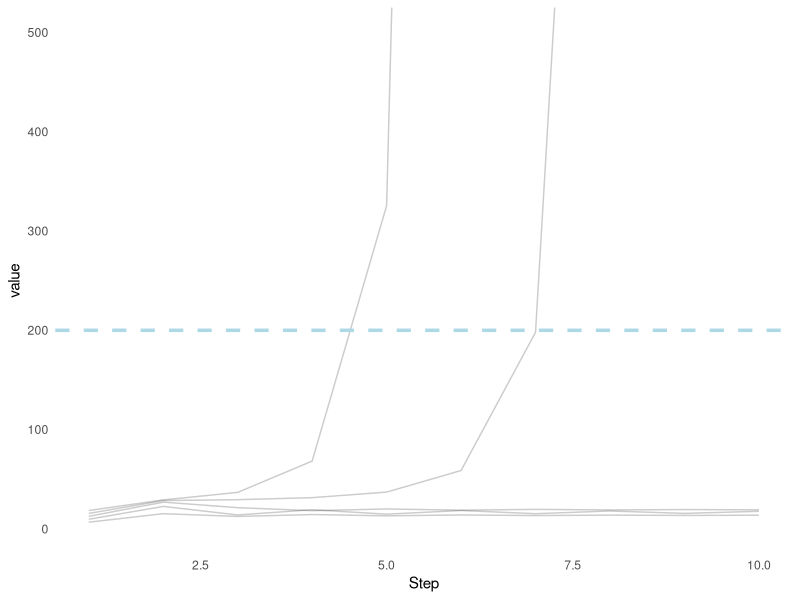
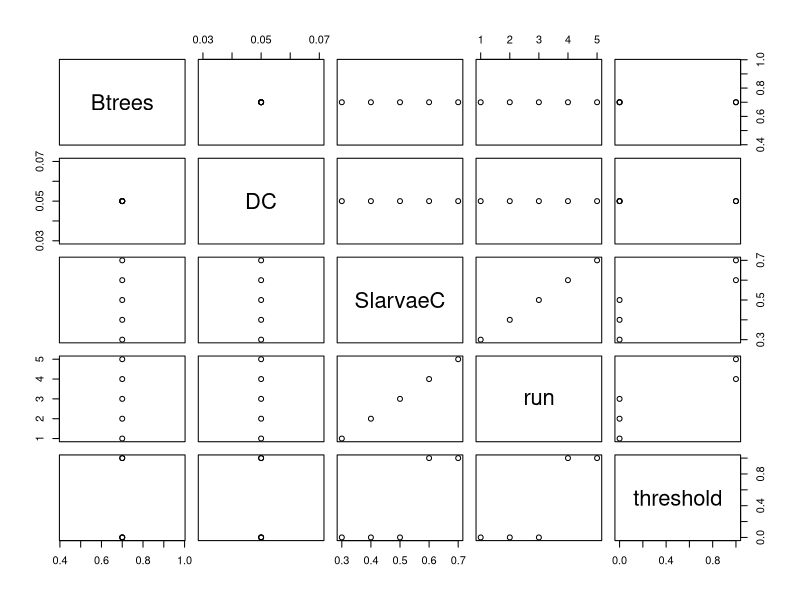
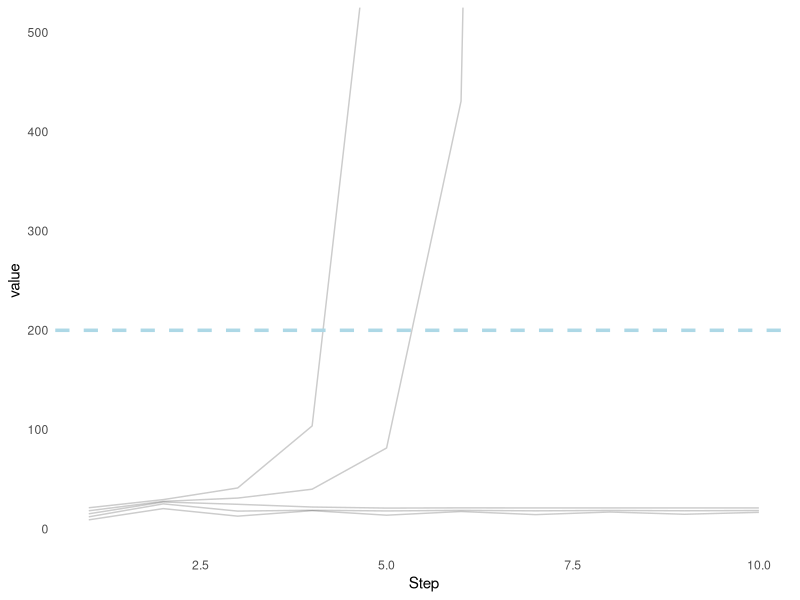
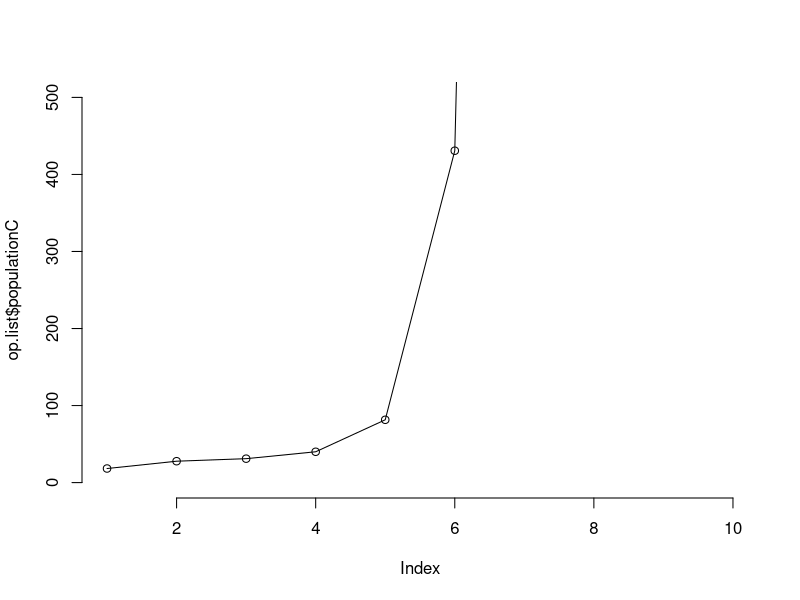

Here is the R script that generated these plots, in order:
###########################################################
#File name: Population_model_trial2.R                     #
#Population model for Neodiprion sertifer                 #
#Exploring how trait-mediated effects affects the dynamics#
###########################################################

library(ggplot2)

#ADD:
#Direct consumptive efffect - ok 

#Female choice

#Possibly add something on browsing intesity (100% - have data for survival, and for fecundity although low sample size)
#Would be interesting as surivival response seems to be linear whereas fecundity seem to be hump-shaped 

#What values in the control model are needed for outbreaks - put these in and see if slarvaeB and DC can mitigate outbreaks under these conditions

#Model function 
years=10 #set number of years (same as in function)

sawfly.model<-function(Btrees=0.5,
                       Ctrees=(1-Btrees),
                       SlarvaeC=0.6,
                       years=10,
                       DC=0.05){
  N<-2 #Initial population density (cocoons per m2)
  #SlarvaeB<-0.42 #Survival of larvae on browsed trees
  sexratio<-0.50 #Survival of larvae on control trees
  Bfec<-0 #Proportion of sawflies that fed on browsed trees as larvae in previous generation - have fecundity from browsed trees
  Cfec<-1
  FecundityB<-85 #Fecundity of females reared on browsed trees 
  FecundityC<-79 #Fecundity of females reared on control trees 
  Sbackground<-0.5 #Adult survival 
  Seggs<-0.9 #Egg survival
  SlarvaeB=(SlarvaeC-0.1)
  
  #Make population value and lamda value matrices
  population<-numeric(years)#Nt+1 matrix
  pop<-numeric(years)#Nt matrix
  lambda<-numeric(years) #Lambda matrix (Lambda=Nt+1/Nt)
  
  
  for(i in 1:years){
    pop[i]<-N #number of pupae at time t
    s.pupae<-1-(45*(N/(625+(N^2)))) #density dependent survival of pupae (based on Larsson et al 2000, Hanski 1987)
    N<-N*s.pupae #Basically number of adults at time t
    #N<-N*s.adult #adult survival (from Olofsson or other study?)
    #If we could incorporate female choice we should do it here
    
    N<-N*Sbackground #number of adults after effects of background survival (mortality of adults)
    
    
    NB.eggs<-N*Bfec*FecundityB*sexratio #Number of eggs laid by females with FecundityB
    NC.eggs<-N*Cfec*FecundityC*sexratio #Number of eggs laid by females with FecundityC
    
    N.eggs<-NB.eggs+NC.eggs #number of eggs
    NB<-N.eggs*Btrees #Number of eggs on browsed trees
    NC<-N.eggs*Ctrees #Number of eggs on control trees
    
    NB<-NB - DC*NB #Number of eggs on browsed trees after direct consumptive effects
    NC<-NC #No DC effects on control trees
    
    NB.larvae<-NB*Seggs #other survival effects on eggs (independent of browsing) --> nb of larvae
    NC.larvae<-NC*Seggs #other survival effects on eggs (independent of browsing) --> nb of larvae
    
    NB<-NB.larvae*SlarvaeB #survivl of larvae on browsed trees -> nb of cocoons produced from browsed trees
    NC<-NC.larvae*SlarvaeC #survival of larvae on control trees -> nb of cocoons produced from control trees
    
    
    N<-NB+NC #Number of pupae at t+1 
    
    
    #NBB<-N*Bfec*Btrees*Sbackground*sexratio*SlarvaeB*FecundityB-N*DC #on browsed trees with browsed fecundity, [add direct consumption]
    #NCB<-N*Bfec*Ctrees*Sbackground*sexratio*SlarvaeC*FecundityB #on control trees with browsed fecundity
    #NBC<-N*Cfec*Btrees*Sbackground*sexratio*SlarvaeB*FecundityC-N*DC #on browsed trees with control fecundity, [add direct consumption]
    #NCC<-N*Cfec*Ctrees*Sbackground*sexratio*SlarvaeC*FecundityC #on control trees with control fecundity 
    
    #N<-NBB+NCB+NBC+NCC #sum to obtain total population size
    #These needs to be fixed now (think that it's ok now):
    Bfec<-(NB)/N #the prop of individuals that have been reared on browsed trees 
    Cfec<-(NC)/N #the prop of individuals that have been reared on control trees 
    #Prop of induced trees (random), this can be varied to only be within a certain range or have a set value
    #Btrees<-runif(1,0,1) #Prop of trees getting browsed during winter, could be random or fixed 
    #Ctrees<-(1-Btrees)
    population[i]<-N
    lambda[i]<-(population[i]/pop[i])
    }
    output<-list("params" = c("Btrees"=Btrees,"DC"=DC,"SlarvaeC"=SlarvaeC),"population"=population,"population(t-1)"=pop,"lambda"=lambda)
    return(output)
}

sawfly.model()



# first, set up some ranges for a few parameters
Btrees <- seq (from=0.7, to=0.7, by=0.1)
DC <- seq(from=0.05, to=0.05, by=0.01)
SlarvaeC<-seq(from=0.3,to=0.7,by=0.1)

#difference between control and browsed survival from our experiment:
#10 "procentenheter". (47% vs 37%)
#What happens if we use the 'effect size' in the model SlarvaeB is 10% lower than SlarveC


# make a data.frame with every combination of those parameters
param.args <- expand.grid(Btrees = Btrees, DC=DC, SlarvaeC=SlarvaeC)


# using apply, iterate across every row and pass the row values as the arguments to the tmii.func
output.list <- apply(param.args,1,function(params)sawfly.model(Btrees=params[1],DC=params[2],SlarvaeC=params[3]))

param.args$run <- paste0("run_", seq_along(param.args[,1])) 
#output.df <-data.frame((matrix(ncol = length(output.list), nrow = years)))

output.df <- data.frame("Step"=seq(from=1, to=years, by=1))
for (i in 1:length(output.list)){
  output.df[i+1] <- output.list[[i]]$population
  colnames(output.df)[i+1] <- paste0("run_",i)
}


#Tag values > 200 in the output df
#output.df$value<-ifelse(output.df$run_1>200,"Yes","No")
#But it only needs to be one value in the run. 
#Should rather be added to a df or list of the parameter combinations 


plot.df <- reshape2::melt (output.df, id="Step")

plot.df$threshold <- 0
plot.df$threshold[plot.df$value >= 200] <- 1

param.args$threshold <-  (table (plot.df$variable, plot.df$threshold)[,2])
param.args$threshold[param.args$threshold > 0] <- 1

ggplot2::ggplot (plot.df, aes(Step, value,fill=variable))+
  geom_line(alpha=0.2)+
  coord_cartesian(ylim=c(0,500))+
  geom_hline(yintercept=200,linetype=2,colour="lightblue",size=1.2)+
  theme_minimal()+
  theme(panel.grid.major = element_blank(), panel.grid.minor = element_blank())


plot (param.args)

output.df


#Control model: 

control.model<-function(years=10,Slarvae=0.6){
  NC=2
  Sbackground=0.5
  sexratio=0.5
  Fecundity=79
  Seggs=0.9
  populationC<-numeric(years)
  popC<-numeric(years)
  lambdaC<-numeric(years)
  for(i in 1:years){
    popC[i]<-NC #number of pupae at time t
    s.pupae<-1-(45*(NC/(625+(NC^2)))) #density dependent survival of pupae 
    NC<-NC*s.pupae #Basically number of adults at time t
    NC<-NC*sexratio*Fecundity #Number of eggs laid
    NC<-NC*Seggs
    NC<-NC*Sbackground #Number of larvae
    NC<-NC*Slarvae #Number of pupae
    populationC[i]<-NC
    lambdaC[i]<-(populationC[i]/popC[i])
  }
  outputC<-list("params" = c("Slarvae"=Slarvae),"populationC"=populationC,"populationC(t-1)"=popC,"lambdaC"=lambdaC)
  return(outputC)
}

control.model()



Slarvae<-seq(from=0.3,to=0.7,by=0.1)

#difference between control and browsed survival from our experiment:
#10 "procentenheter". (47% vs 37%)
#What happens if we use the 'effect size' in the model SlarvaeB is 10% lower than SlarveC


# make a data.frame with every combination of those parameters
param.argsC <- expand.grid(Slarvae=Slarvae)

# using apply, iterate across every row and pass the row values as the arguments to the tmii.func
output.listC <- apply(param.argsC,1,function(params)control.model(Slarvae=params[1]))

output.dfC <-data.frame((matrix(ncol = length(output.listC), nrow = years)))

output.dfC <- data.frame("Step"=seq(from=1, to=years, by=1))
for (i in 1:length(output.listC)){
  output.dfC[i+1] <- output.listC[[i]]$populationC
  colnames(output.dfC)[i+1] <- paste0("run_",i)
}


plot.dfC <- reshape2::melt (output.dfC, id="Step")

ggplot2::ggplot (plot.dfC, aes(Step, value,fill=variable))+
  geom_line(alpha=0.2)+
  coord_cartesian(ylim=c(0,500))+
  geom_hline(yintercept=200,linetype=2,colour="lightblue",size=1.2)+
  theme_minimal()+
  theme(panel.grid.major = element_blank(), panel.grid.minor = element_blank())

output.dfC






op.list<-control.model()
op.list

plot(op.list$populationC,bty="n",ylim=c(0,500))
lines(op.list$populationC)



##############################################

#QUESTIONS, LIMITATIONS, PROBLEMS, IDEAS ETC.:
##############################################

#Incorporate some direct consumption effect (% sawfly eggs accidently eaten by mammals during winter)
#Incorpotate some selectivity - female sawflies might avoid or prefer to oviposit on browsed trees
#Repeated herbivory - moose often re-browse trees - might change the level of imduced reponse
#Intensity of browsing - relationship between browsing induced reponse and the effect on sawflies might not be linear
